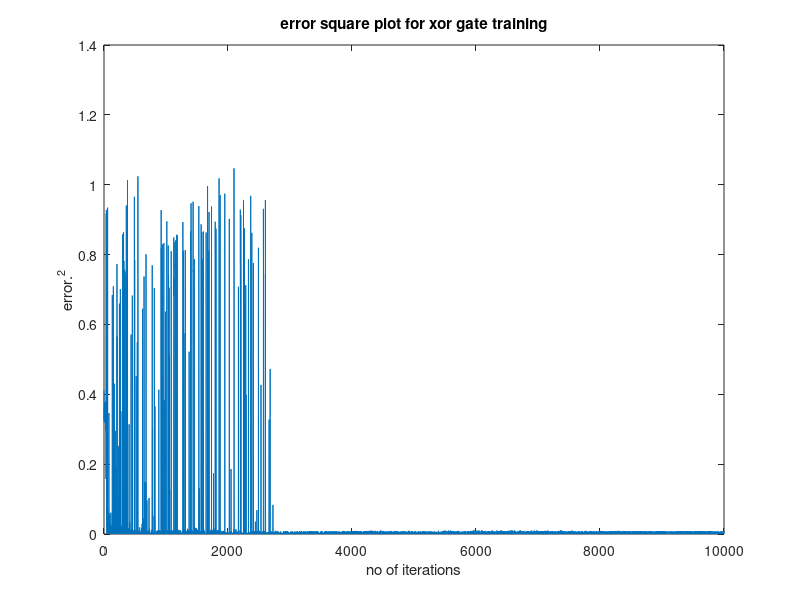
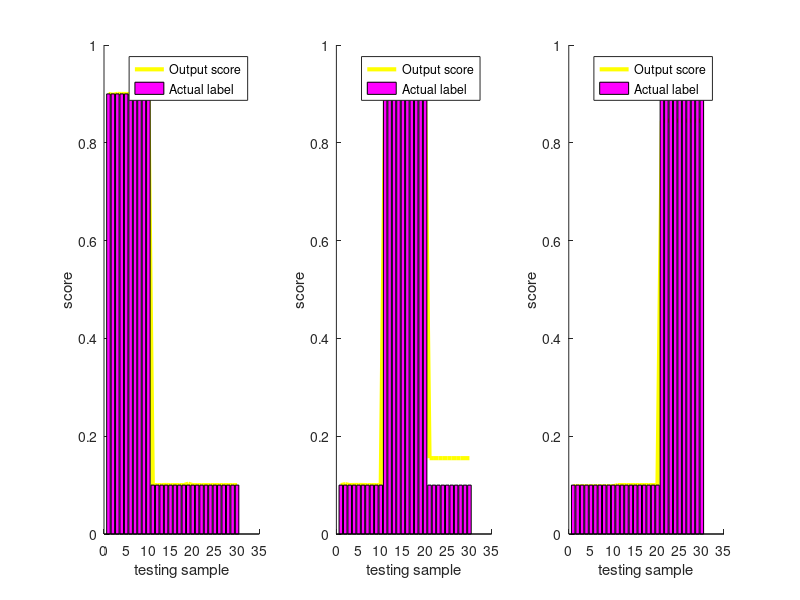
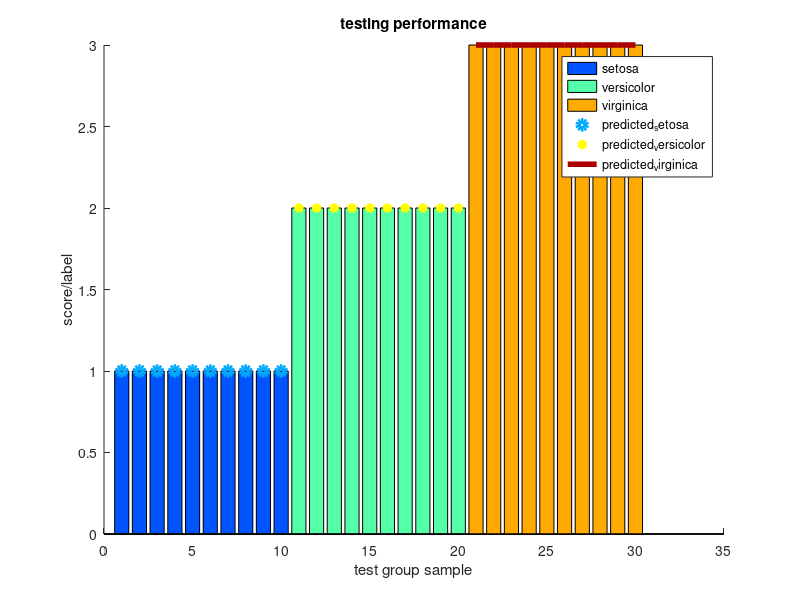

These figures' MATLAB source, in order:
clear all;
close all;
clc


%% structure

n_input=4;
n_op=3;
n_hid=4;
w_ih=rand(n_input,n_hid);
w_bhid=rand(n_hid,1);
w_ho=rand(n_hid,n_op);
learning=1;
n_pattern=3;

%% data
load fisheriris

TrX=[];

for i=1:40
    
     temp=[meas(i,:);meas(50+i,:);meas(100+i,:)]';
     
     TrX=[TrX temp];

end

a = [0.9 0.1 0.1]';
b = [0.1 0.9 0.1]';
c = [0.1 0.1 0.9]';
    
temp = [repmat(a,1,1) repmat(b,1,1) repmat(c,1,1)];

TrY=repmat(temp,[1 40]);

TeX = [meas(41:50,:);meas(91:100,:);meas(141:150,:)]';

TeY = [repmat(a,[1 10]),repmat(b,[1 10]),repmat(c,[1 10])];


iter_max=10000;

error=zeros(n_op,iter_max);

fprintf('Start training...\n')
for iter=1:iter_max
    
    for j=1:size(TrX,2)
        
        %estimated output
        
        op_w=TrX(:,j)'*w_ih;
        
        op_sig=1./(1+exp(-(op_w+w_bhid')));
        
        out=1./(1+exp(-(op_sig*w_ho)));
        
        e=TrY(:,j)'-out;
        
        delta=(out.*(1-out)).*e;
       
        %hidden layer weights updation
        
        w_ho=w_ho+learning*op_sig'*delta;
              
        delta_hid=op_sig'.*(1-op_sig)'.*(w_ho*delta');
        
        %input layer weight updations
        
        w_ih=w_ih+learning*(TrX(:,j)*delta_hid');  
        
        w_bhid=w_bhid+2*delta_hid;
        
    end
    
    
    error(:,iter)=e;
    
    if (mod(iter,200)==0)
        fprintf('number of iteration = %d\n',iter);
    end
    
    
end



sse=sum((error(:,1:iter).^2),1);

plot(sse);
title('error square plot for xor gate training');
xlabel('no of iterations');
ylabel('error.^2');

pause(1);

%% testing

fprintf('start testing...\n');
TeOut = [];

 for i=1:size(TeX,2)
      
    op_w=TeX(:,i)'*w_ih;
    op_sig=1./(1+exp(-(op_w+w_bhid')));
    TeOut(:,i)=(1./(1+exp(-(op_sig*w_ho))))';
    
 end

 
 %% visualization 

 figure;
 for i = 1:3
     subplot(1,3,i);
     hold on
     plot(TeOut(i,:),'y','LineWidth',3);
     bar(TeY(i,:),'m');
     legend('Output score','Actual label');
     xlabel('testing sample');
     ylabel('score');
 end
 
 pause(0.5);
 
 actual_class = zeros(1,30);
 predicted_class = zeros(1,30);
 
 for i = 1:30    
     actual_class(1,i)= find(TeY(:,i)==max(TeY(:,i)));
     predicted_class(1,i)= find(TeOut(:,i)==max(TeOut(:,i)));
 end

 temp = find(actual_class-predicted_class~=0);
 
 fprintf('TESTING RESULT: \n');
 fprintf('Among 30 testing group, MLP fails to classify %d samples(s) \n including\n',length(temp));
 
 for i = 1:length(temp)
     fprintf('sample No. %d \n',temp(i));
 end
 
 
 map = jet(12);
 figure;
 hold all
 
 bar(find(actual_class==1),actual_class(find(actual_class==1)),'FaceColor',map(3,:));
 bar(find(actual_class==2),actual_class(find(actual_class==2)),'FaceColor',map(6,:));
 bar(find(actual_class==3),actual_class(find(actual_class==3)),'FaceColor',map(9,:));
 
 plot(find(predicted_class==1),predicted_class(find(predicted_class==1)),'o','Color',map(4,:),'LineWidth',4);
 plot(find(predicted_class==2),predicted_class(find(predicted_class==2)),'*','Color',map(8,:),'LineWidth',4);
 plot(find(predicted_class==3),predicted_class(find(predicted_class==3)),'-','Color',map(12,:),'LineWidth',4);
 
 
 legend('setosa','versicolor','virginica',...
     'predicted_setosa','predicted_versicolor','predicted_virginica');
 xlabel('test group sample');
 ylabel('score/label');
 
 title('testing performance');